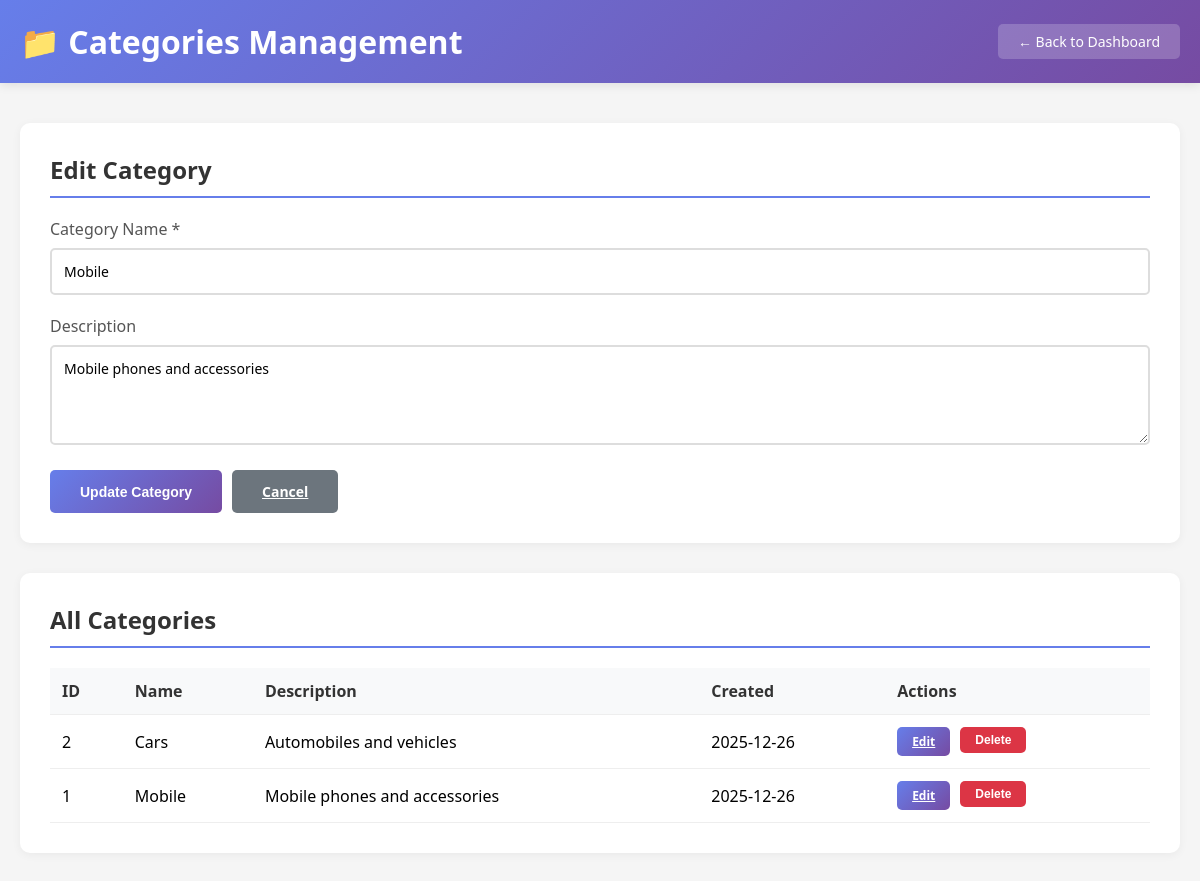
The page /backend/categories.php?edit=1 (signed in) on the database its author committed.
### tables this page shows
CREATE TABLE IF NOT EXISTS categories (
    id INT AUTO_INCREMENT PRIMARY KEY,
    name VARCHAR(100) NOT NULL,
    description TEXT,
    created_at TIMESTAMP DEFAULT CURRENT_TIMESTAMP
);

### backend/includes/permissions.php (called while the page is built, shortened)
<?php
require_once __DIR__ . '/../../config/database.php';
function getAllowedCategories() {
    if ($_SESSION['role'] === 'super') {
        return 'all';
    }
    $db = new Database();
    $query = "SELECT DISTINCT category_id FROM admin_permissions
              WHERE admin_id = :admin_id AND category_id IS NOT NULL";
    $results = $db->fetchAll($query, [':admin_id' => $_SESSION['admin_id']]);
    return array_column($results, 'category_id');
}
function filterCategories($categories) {
    $allowed = getAllowedCategories();
    if ($allowed === 'all') {
        return $categories;
    }
    return array_filter($categories, function($cat) use ($allowed) {
        return in_array($cat['id'], $allowed);
    });
}
function canEditCategory($category_id) {
    $allowed = getAllowedCategories();
    return $allowed === 'all' || in_array($category_id, $allowed);
}
?>

### config/database.php (called while the page is built, shortened)
<?php
class Database {
    private $host = "localhost";
    private $db_name = "idealogy_test";
    private $username = "root";
    private $password = "";
    public function getConnection() {
        $this->conn = null;
        try {
            $this->conn = new PDO(
                "mysql:host=" . $this->host . ";dbname=" . $this->db_name,
                $this->username,
                $this->password
            );
            $this->conn->setAttribute(PDO::ATTR_ERRMODE, PDO::ERRMODE_EXCEPTION);
            $this->conn->setAttribute(PDO::ATTR_DEFAULT_FETCH_MODE, PDO::FETCH_ASSOC);
            $this->conn->exec("set names utf8");
        } catch(PDOException $e) {
            error_log("Connection error: " . $e->getMessage());
            return null;
        }
        return $this->conn;
    }
    public function execute($query, $params = []) {
        try {
            $stmt = $this->getConnection()->prepare($query);
            $stmt->execute($params);
            return $stmt;
        } catch(PDOException $e) {
            error_log("Query error: " . $e->getMessage());
            return false;
        }
    }
    public function fetchAll($query, $params = []) {
        $stmt = $this->execute($query, $params);
        if ($stmt) {
            return $stmt->fetchAll();
        }
        return [];
    }
    public function fetchOne($query, $params = []) {
        $stmt = $this->execute($query, $params);
        if ($stmt) {
            return $stmt->fetch();
        }
        return false;
    }
}
?>

### backend/categories.php (the view, shortened to what this page needs)
<?php
require_once __DIR__ . '/includes/permissions.php';
require_once __DIR__ . '/../config/database.php';
$db = new Database();
$query = "SELECT * FROM categories ORDER BY name ASC";
$categories = $db->fetchAll($query);
$categories = filterCategories($categories);
$edit_category = null;
if (isset($_GET['edit'])) {
    $edit_id = intval($_GET['edit']);
    if (canEditCategory($edit_id)) {
        $query = "SELECT * FROM categories WHERE id = :id";
        $edit_category = $db->fetchOne($query, [':id' => $edit_id]);
    }
}
?>
<!DOCTYPE html>
<html lang="en">
<head>
</head>
<body>
    <div class="header">
        <div class="header-content">
            <h1>📁 Categories Management</h1>
            <a href="dashboard.php" class="btn-back">← Back to Dashboard</a>
        </div>
    </div>
    <div class="container">
        <div class="card">
            <h2><?php echo $edit_category ? 'Edit Category' : 'Add New Category'; ?></h2>
            <form method="POST" action="">
                <div class="form-group">
                    <label for="name">Category Name *</label>
                    <input type="text" id="name" name="name" required
                           value="<?php echo $edit_category ? htmlspecialchars($edit_category['name']) : ''; ?>">
                </div>
                <div class="form-group">
                    <label for="description">Description</label>
                    <textarea id="description" name="description"><?php echo $edit_category ? htmlspecialchars($edit_category['description']) : ''; ?></textarea>
                </div>
                <div class="actions">
                    <button type="submit" class="btn btn-primary">
                        <?php echo $edit_category ? 'Update Category' : 'Add Category'; ?>
                    </button>
                    <?php if ($edit_category): ?>
                        <a href="categories.php" class="btn btn-secondary">Cancel</a>
                    <?php endif; ?>
                </div>
            </form>
        </div>
        <div class="card">
            <h2>All Categories</h2>
            <div class="table-container">
                <table>
                    <thead>
                        <tr>
                            <th>ID</th>
                            <th>Name</th>
                            <th>Description</th>
                            <th>Created</th>
                            <th>Actions</th>
                        </tr>
                    </thead>
                    <tbody>
                        <?php if (empty($categories)): ?>
                            <tr>
                                <td colspan="5" style="text-align: center; color: #999;">No categories found</td>
                            </tr>
                        <?php else: ?>
                            <?php foreach ($categories as $cat): ?>
                                <tr>
                                    <td><?php echo $cat['id']; ?></td>
                                    <td><?php echo htmlspecialchars($cat['name']); ?></td>
                                    <td><?php echo htmlspecialchars(substr($cat['description'], 0, 50)); ?><?php echo strlen($cat['description']) > 50 ? '...' : ''; ?></td>
                                    <td><?php echo date('Y-m-d', strtotime($cat['created_at'])); ?></td>
                                    <td>
                                        <div class="actions">
                                            <a href="?edit=<?php echo $cat['id']; ?>" class="btn btn-primary btn-sm">Edit</a>
                                            <form method="POST" style="display: inline;" onsubmit="return confirm('Are you sure you want to delete this category?');">
                                                <button type="submit" class="btn btn-danger btn-sm">Delete</button>
                                            </form>
                                        </div>
                                    </td>
                                </tr>
                            <?php endforeach; ?>
                        <?php endif; ?>
                    </tbody>
                </table>
            </div>
        </div>
    </div>
</body>
</html>

### backend/categories.php (style rules this page uses)
* { margin: 0; padding: 0; box-sizing: border-box; }
body { font-family: 'Segoe UI', Tahoma, Geneva, Verdana, sans-serif; background: #f5f5f5; }
.header { background: linear-gradient(135deg, #667eea 0%, #764ba2 100%); color: white; padding: 20px; box-shadow: 0 2px 10px rgba(0,0,0,0.1); }
.header-content { max-width: 1200px; margin: 0 auto; display: flex; justify-content: space-between; align-items: center; }
.btn-back { background: rgba(255,255,255,0.2); color: white; padding: 8px 20px; border-radius: 5px; text-decoration: none; font-size: 14px; }
.container { max-width: 1200px; margin: 40px auto; padding: 0 20px; }
.card { background: white; padding: 30px; border-radius: 10px; box-shadow: 0 2px 10px rgba(0,0,0,0.05); margin-bottom: 30px; }
.card h2 { color: #333; margin-bottom: 20px; padding-bottom: 10px; border-bottom: 2px solid #667eea; }
.form-group { margin-bottom: 20px; }
label { display: block; margin-bottom: 8px; color: #555; font-weight: 500; }
input[type="text"], textarea { width: 100%; padding: 12px; border: 2px solid #ddd; border-radius: 5px; font-size: 14px; font-family: inherit; }
textarea { min-height: 100px; resize: vertical; }
.btn { padding: 12px 30px; border: none; border-radius: 5px; font-size: 14px; font-weight: 600; cursor: pointer; transition: all 0.3s; }
.btn-primary { background: linear-gradient(135deg, #667eea 0%, #764ba2 100%); color: white; }
.btn-danger { background: #dc3545; color: white; }
.btn-secondary { background: #6c757d; color: white; }
.table-container { overflow-x: auto; }
table { width: 100%; border-collapse: collapse; }
th, td { padding: 12px; text-align: left; border-bottom: 1px solid #eee; }
th { background: #f8f9fa; font-weight: 600; color: #333; }
.actions { display: flex; gap: 10px; }
.btn-sm { padding: 6px 15px; font-size: 12px; }

### rows shown on the page
categories: name "Mobile", description "Mobile phones and accessories", id "1", created_at "2025-12-26"
categories: id "2", name "Cars", description "Automobiles and vehicles", created_at "2025-12-26"
